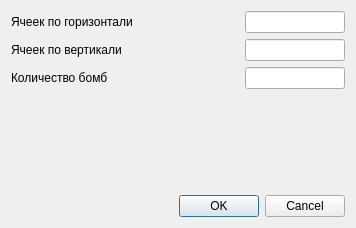
<?xml version="1.0" encoding="UTF-8"?>
<ui version="4.0">
 <class>UserModeDialog</class>
 <widget class="QDialog" name="UserModeDialog">
  <property name="geometry">
   <rect>
    <x>0</x>
    <y>0</y>
    <width>356</width>
    <height>228</height>
   </rect>
  </property>
  <property name="windowTitle">
   <string>Dialog</string>
  </property>
  <layout class="QVBoxLayout" name="verticalLayout">
   <item>
    <layout class="QHBoxLayout" name="widthLayout">
     <item>
      <widget class="QLabel" name="label_2">
       <property name="text">
        <string>Ячеек по горизонтали</string>
       </property>
      </widget>
     </item>
     <item>
      <widget class="QLineEdit" name="cellsWidth">
       <property name="maximumSize">
        <size>
         <width>100</width>
         <height>16777215</height>
        </size>
       </property>
      </widget>
     </item>
    </layout>
   </item>
   <item>
    <layout class="QHBoxLayout" name="heightLayout">
     <item>
      <widget class="QLabel" name="label">
       <property name="text">
        <string>Ячеек по вертикали</string>
       </property>
      </widget>
     </item>
     <item>
      <widget class="QLineEdit" name="cellsHeight">
       <property name="maximumSize">
        <size>
         <width>100</width>
         <height>16777215</height>
        </size>
       </property>
      </widget>
     </item>
    </layout>
   </item>
   <item>
    <layout class="QHBoxLayout" name="horizontalLayout_6">
     <item>
      <widget class="QLabel" name="label_3">
       <property name="text">
        <string>Количество бомб</string>
       </property>
      </widget>
     </item>
     <item>
      <widget class="QLineEdit" name="bombCount">
       <property name="maximumSize">
        <size>
         <width>100</width>
         <height>16777215</height>
        </size>
       </property>
      </widget>
     </item>
    </layout>
   </item>
   <item>
    <spacer name="verticalSpacer">
     <property name="orientation">
      <enum>Qt::Vertical</enum>
     </property>
     <property name="sizeHint" stdset="0">
      <size>
       <width>20</width>
       <height>160</height>
      </size>
     </property>
    </spacer>
   </item>
   <item>
    <layout class="QHBoxLayout" name="horizontalLayout">
     <item>
      <spacer name="horizontalSpacer">
       <property name="orientation">
        <enum>Qt::Horizontal</enum>
       </property>
       <property name="sizeHint" stdset="0">
        <size>
         <width>40</width>
         <height>20</height>
        </size>
       </property>
      </spacer>
     </item>
     <item>
      <widget class="QDialogButtonBox" name="buttonBox">
       <property name="orientation">
        <enum>Qt::Horizontal</enum>
       </property>
       <property name="standardButtons">
        <set>QDialogButtonBox::Cancel|QDialogButtonBox::Ok</set>
       </property>
      </widget>
     </item>
    </layout>
   </item>
  </layout>
 </widget>
 <resources/>
 <connections/>
</ui>
